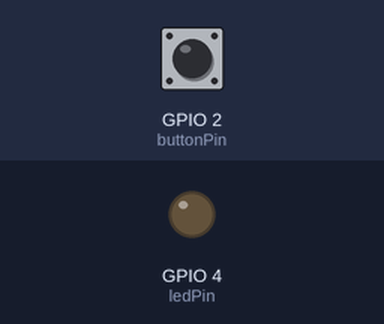
A sketch run on a simulated ESP32. On the bench: output pins drawn as LEDs (lit = HIGH). Inputs (shaded band) come from the test bench; at power-on: GPIO 2 (buttonPin) LOW. What the sketch prints to the serial monitor is not drawn.

Above: at 1.2 s.
1.3 s: GPIO 2 (buttonPin) pulled HIGH for 0.15 s
At 1.37 s:
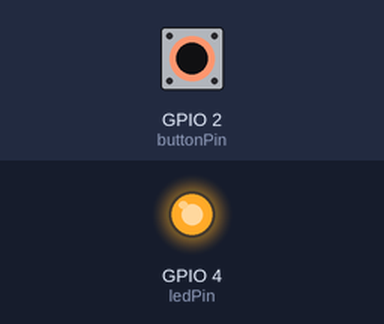
2.9 s: GPIO 2 (buttonPin) pulled HIGH for 3.2 s
At 6.7 s:
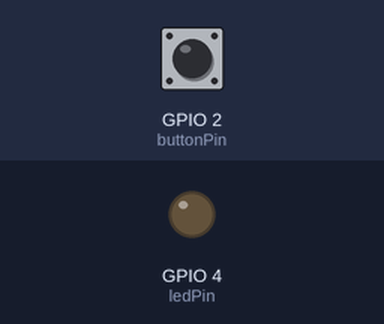
Timing chart, 0 to 8.2 s (numbered marks = the images above; inputs shaded):
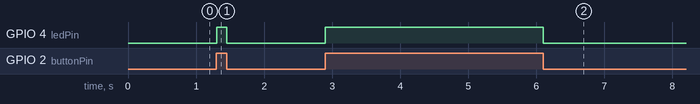

Measured:
- after the input at 1.3 s, GPIO 4 (ledPin): LOW → HIGH at once, → LOW 0.15 s later
- after the input at 2.9 s, GPIO 4 (ledPin): LOW → HIGH at once, → LOW 3.2 s later

The sketch:

Flashlight_Pushbutton.ino
```cpp
// (licence header left out)
// GPIO 2 connected to 10k Ohm pull-down resistor
const int buttonPin = 2;
const int ledPin = 4;

int buttonState = 0;

void setup() {
  Serial.begin(115200);
  pinMode(ledPin, OUTPUT);
  pinMode(buttonPin, INPUT);
}

void loop() {
  buttonState = digitalRead(buttonPin);
  Serial.println(buttonState);

  if (buttonState == HIGH) {
    digitalWrite(ledPin, HIGH);
  } else {
    digitalWrite(ledPin, LOW);
  }
}
```
